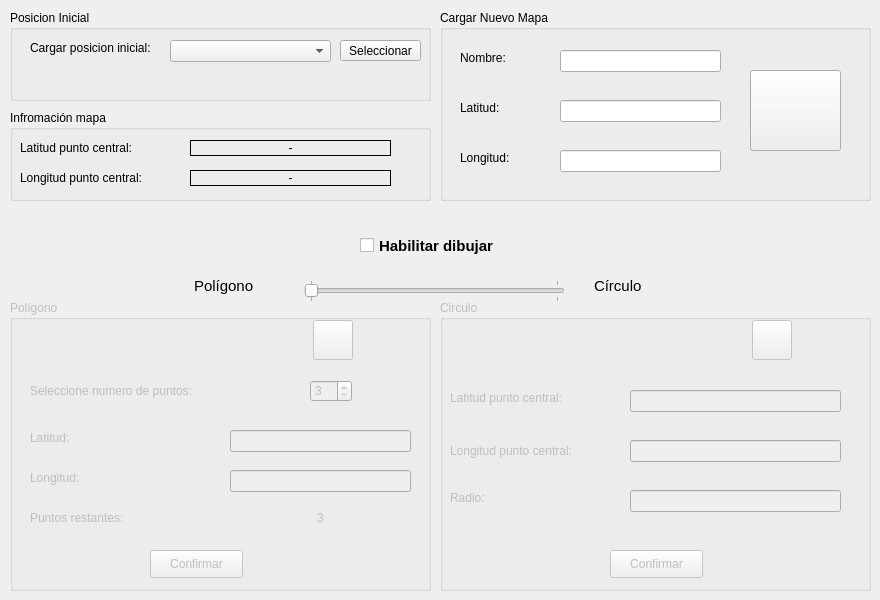
        <widget class="QWidget" name="tab_dibujar">
         <attribute name="title">
          <string>DIBUJAR</string>
         </attribute>
         <widget class="QGroupBox" name="groupBox_5">
          <property name="geometry">
           <rect>
            <x>10</x>
            <y>10</y>
            <width>421</width>
            <height>91</height>
           </rect>
          </property>
          <property name="title">
           <string>Posicion Inicial</string>
          </property>
          <widget class="QPushButton" name="bt_seleccionarposini">
           <property name="geometry">
            <rect>
             <x>330</x>
             <y>30</y>
             <width>81</width>
             <height>21</height>
            </rect>
           </property>
           <property name="text">
            <string>Seleccionar</string>
           </property>
          </widget>
          <widget class="QLabel" name="label">
           <property name="geometry">
            <rect>
             <x>20</x>
             <y>30</y>
             <width>161</width>
             <height>16</height>
            </rect>
           </property>
           <property name="text">
            <string>Cargar posicion inicial:</string>
           </property>
          </widget>
          <widget class="QComboBox" name="combo_posiciones">
           <property name="geometry">
            <rect>
             <x>160</x>
             <y>30</y>
             <width>161</width>
             <height>22</height>
            </rect>
           </property>
          </widget>
         </widget>
         <widget class="QGroupBox" name="groupBox_7">
          <property name="geometry">
           <rect>
            <x>440</x>
            <y>10</y>
            <width>431</width>
            <height>191</height>
           </rect>
          </property>
          <property name="title">
           <string>Cargar Nuevo Mapa</string>
          </property>
          <widget class="QLineEdit" name="ln_nombrezona">
           <property name="geometry">
            <rect>
             <x>120</x>
             <y>40</y>
             <width>161</width>
             <height>22</height>
            </rect>
           </property>
           <property name="toolTip">
            <string>Escriba el nombre del Mapa</string>
           </property>
          </widget>
          <widget class="QPushButton" name="bt_guardarzona">
           <property name="geometry">
            <rect>
             <x>310</x>
             <y>60</y>
             <width>91</width>
             <height>81</height>
            </rect>
           </property>
           <property name="text">
            <string/>
           </property>
           <property name="icon">
            <iconset>
             <normaloff>../Imagenes/save.png</normaloff>../Imagenes/save.png</iconset>
           </property>
           <property name="iconSize">
            <size>
             <width>60</width>
             <height>60</height>
            </size>
           </property>
          </widget>
          <widget class="QLabel" name="label_21">
           <property name="geometry">
            <rect>
             <x>20</x>
             <y>140</y>
             <width>71</width>
             <height>16</height>
            </rect>
           </property>
           <property name="text">
            <string>Longitud:</string>
           </property>
          </widget>
          <widget class="QLineEdit" name="ln_latitudini">
           <property name="geometry">
            <rect>
             <x>120</x>
             <y>90</y>
             <width>161</width>
             <height>22</height>
            </rect>
           </property>
           <property name="toolTip">
            <string>Seleccione latirud punto central</string>
           </property>
          </widget>
          <widget class="QLabel" name="label_19">
           <property name="geometry">
            <rect>
             <x>20</x>
             <y>40</y>
             <width>71</width>
             <height>16</height>
            </rect>
           </property>
           <property name="text">
            <string>Nombre:</string>
           </property>
          </widget>
          <widget class="QLabel" name="label_20">
           <property name="geometry">
            <rect>
             <x>20</x>
             <y>90</y>
             <width>71</width>
             <height>16</height>
            </rect>
           </property>
           <property name="text">
            <string>Latitud:</string>
           </property>
          </widget>
          <widget class="QLineEdit" name="ln_longitudini">
           <property name="geometry">
            <rect>
             <x>120</x>
             <y>140</y>
             <width>161</width>
             <height>22</height>
            </rect>
           </property>
           <property name="toolTip">
            <string>Selecicone Longitud punto central</string>
           </property>
          </widget>
         </widget>
         <widget class="QGroupBox" name="gb_infoMapa">
          <property name="geometry">
           <rect>
            <x>10</x>
            <y>110</y>
            <width>421</width>
            <height>91</height>
           </rect>
          </property>
          <property name="title">
           <string>Infromación mapa</string>
          </property>
          <widget class="QLabel" name="label_23">
           <property name="geometry">
            <rect>
             <x>10</x>
             <y>30</y>
             <width>131</width>
             <height>16</height>
            </rect>
           </property>
           <property name="text">
            <string>Latitud punto central:</string>
           </property>
          </widget>
          <widget class="QLabel" name="label_26">
           <property name="geometry">
            <rect>
             <x>10</x>
             <y>60</y>
             <width>131</width>
             <height>16</height>
            </rect>
           </property>
           <property name="text">
            <string>Longitud punto central:</string>
           </property>
          </widget>
          <widget class="QLabel" name="lb_lat">
           <property name="geometry">
            <rect>
             <x>180</x>
             <y>30</y>
             <width>201</width>
             <height>16</height>
            </rect>
           </property>
           <property name="frameShape">
            <enum>QFrame::Box</enum>
           </property>
           <property name="frameShadow">
            <enum>QFrame::Plain</enum>
           </property>
           <property name="lineWidth">
            <number>1</number>
           </property>
           <property name="text">
            <string>-</string>
           </property>
           <property name="alignment">
            <set>Qt::AlignCenter</set>
           </property>
          </widget>
          <widget class="QLabel" name="lb_lat_2">
           <property name="geometry">
            <rect>
             <x>180</x>
             <y>60</y>
             <width>201</width>
             <height>16</height>
            </rect>
           </property>
           <property name="frameShape">
            <enum>QFrame::Box</enum>
           </property>
           <property name="lineWidth">
            <number>1</number>
           </property>
           <property name="text">
            <string>-</string>
           </property>
           <property name="alignment">
            <set>Qt::AlignCenter</set>
           </property>
          </widget>
         </widget>
         <widget class="QGroupBox" name="gb_poligono">
          <property name="enabled">
           <bool>false</bool>
          </property>
          <property name="geometry">
           <rect>
            <x>10</x>
            <y>300</y>
            <width>421</width>
            <height>291</height>
           </rect>
          </property>
          <property name="title">
           <string>Polígono</string>
          </property>
          <widget class="QPushButton" name="bt_clearPoligono">
           <property name="geometry">
            <rect>
             <x>303</x>
             <y>20</y>
             <width>40</width>
             <height>40</height>
            </rect>
           </property>
           <property name="text">
            <string/>
           </property>
           <property name="icon">
            <iconset>
             <normaloff>../Imagenes/clear.png</normaloff>../Imagenes/clear.png</iconset>
           </property>
           <property name="iconSize">
            <size>
             <width>37</width>
             <height>30</height>
            </size>
           </property>
          </widget>
          <widget class="QLabel" name="label_58">
           <property name="geometry">
            <rect>
             <x>20</x>
             <y>83</y>
             <width>181</width>
             <height>16</height>
            </rect>
           </property>
           <property name="text">
            <string>Seleccione numero de puntos:</string>
           </property>
          </widget>
          <widget class="QSpinBox" name="sp_numeroPuntos">
           <property name="geometry">
            <rect>
             <x>300</x>
             <y>80</y>
             <width>42</width>
             <height>22</height>
            </rect>
           </property>
           <property name="minimum">
            <number>3</number>
           </property>
          </widget>
          <widget class="QLabel" name="label_59">
           <property name="geometry">
            <rect>
             <x>20</x>
             <y>130</y>
             <width>55</width>
             <height>16</height>
            </rect>
           </property>
           <property name="text">
            <string>Latitud:</string>
           </property>
          </widget>
          <widget class="QLabel" name="label_60">
           <property name="geometry">
            <rect>
             <x>20</x>
             <y>170</y>
             <width>55</width>
             <height>16</height>
            </rect>
           </property>
           <property name="text">
            <string>Longitud:</string>
           </property>
          </widget>
          <widget class="QLineEdit" name="ln_latPoligono">
           <property name="geometry">
            <rect>
             <x>220</x>
             <y>130</y>
             <width>181</width>
             <height>22</height>
            </rect>
           </property>
          </widget>
          <widget class="QLineEdit" name="ln_longPoligono">
           <property name="geometry">
            <rect>
             <x>220</x>
             <y>170</y>
             <width>181</width>
             <height>22</height>
            </rect>
           </property>
          </widget>
          <widget class="QPushButton" name="bt_confirmarPuntoPoligono">
           <property name="geometry">
            <rect>
             <x>140</x>
             <y>250</y>
             <width>93</width>
             <height>28</height>
            </rect>
           </property>
           <property name="text">
            <string>Confirmar</string>
           </property>
          </widget>
          <widget class="QLabel" name="label_63">
           <property name="geometry">
            <rect>
             <x>20</x>
             <y>210</y>
             <width>111</width>
             <height>16</height>
            </rect>
           </property>
           <property name="text">
            <string>Puntos restantes:</string>
           </property>
          </widget>
          <widget class="QLabel" name="lb_puntosRestantesPoligono">
           <property name="geometry">
            <rect>
             <x>220</x>
             <y>210</y>
             <width>181</width>
             <height>16</height>
            </rect>
           </property>
           <property name="text">
            <string>3</string>
           </property>
           <property name="alignment">
            <set>Qt::AlignCenter</set>
           </property>
          </widget>
         </widget>
         <widget class="QGroupBox" name="gb_circulo">
          <property name="enabled">
           <bool>false</bool>
          </property>
          <property name="geometry">
           <rect>
            <x>440</x>
            <y>300</y>
            <width>431</width>
            <height>291</height>
           </rect>
          </property>
          <property name="title">
           <string>Circulo</string>
          </property>
          <widget class="QLabel" name="label_27">
           <property name="geometry">
            <rect>
             <x>10</x>
             <y>90</y>
             <width>131</width>
             <height>16</height>
            </rect>
           </property>
           <property name="text">
            <string>Latitud punto central:</string>
           </property>
          </widget>
          <widget class="QLabel" name="label_28">
           <property name="geometry">
            <rect>
             <x>10</x>
             <y>143</y>
             <width>131</width>
             <height>16</height>
            </rect>
           </property>
           <property name="text">
            <string>Longitud punto central:</string>
           </property>
          </widget>
          <widget class="QLineEdit" name="ln_lat_puntoCentral">
           <property name="geometry">
            <rect>
             <x>190</x>
             <y>90</y>
             <width>211</width>
             <height>22</height>
            </rect>
           </property>
          </widget>
          <widget class="QLineEdit" name="ln_long_puntoCentral">
           <property name="geometry">
            <rect>
             <x>190</x>
             <y>140</y>
             <width>211</width>
             <height>22</height>
            </rect>
           </property>
          </widget>
          <widget class="QPushButton" name="bt_confirmarCirculo">
           <property name="geometry">
            <rect>
             <x>170</x>
             <y>250</y>
             <width>93</width>
             <height>28</height>
            </rect>
           </property>
           <property name="text">
            <string>Confirmar</string>
           </property>
          </widget>
          <widget class="QLabel" name="label_57">
           <property name="geometry">
            <rect>
             <x>10</x>
             <y>190</y>
             <width>131</width>
             <height>16</height>
            </rect>
           </property>
           <property name="text">
            <string>Radio:</string>
           </property>
          </widget>
          <widget class="QLineEdit" name="ln_radioCirculo">
           <property name="geometry">
            <rect>
             <x>190</x>
             <y>190</y>
             <width>211</width>
             <height>22</height>
            </rect>
           </property>
          </widget>
          <widget class="QPushButton" name="bt_clearCirculo">
           <property name="geometry">
            <rect>
             <x>312</x>
             <y>20</y>
             <width>40</width>
             <height>40</height>
            </rect>
           </property>
           <property name="text">
            <string/>
           </property>
           <property name="icon">
            <iconset>
             <normaloff>../Imagenes/clear.png</normaloff>../Imagenes/clear.png</iconset>
           </property>
           <property name="iconSize">
            <size>
             <width>37</width>
             <height>30</height>
            </size>
           </property>
          </widget>
         </widget>
         <widget class="QSlider" name="slider_tipoPoligono">
          <property name="enabled">
           <bool>false</bool>
          </property>
          <property name="geometry">
           <rect>
            <x>304</x>
            <y>280</y>
            <width>261</width>
            <height>22</height>
           </rect>
          </property>
          <property name="maximum">
           <number>100</number>
          </property>
          <property name="singleStep">
           <number>100</number>
          </property>
          <property name="pageStep">
           <number>100</number>
          </property>
          <property name="value">
           <number>0</number>
          </property>
          <property name="sliderPosition">
           <number>0</number>
          </property>
          <property name="tracking">
           <bool>true</bool>
          </property>
          <property name="orientation">
           <enum>Qt::Horizontal</enum>
          </property>
          <property name="invertedAppearance">
           <bool>false</bool>
          </property>
          <property name="invertedControls">
           <bool>false</bool>
          </property>
          <property name="tickPosition">
           <enum>QSlider::TicksBothSides</enum>
          </property>
         </widget>
         <widget class="QLabel" name="label_61">
          <property name="geometry">
           <rect>
            <x>194</x>
            <y>270</y>
            <width>101</width>
            <height>31</height>
           </rect>
          </property>
          <property name="font">
           <font>
            <pointsize>11</pointsize>
           </font>
          </property>
          <property name="text">
           <string>Polígono</string>
          </property>
         </widget>
         <widget class="QLabel" name="label_62">
          <property name="geometry">
           <rect>
            <x>594</x>
            <y>270</y>
            <width>101</width>
            <height>31</height>
           </rect>
          </property>
          <property name="font">
           <font>
            <pointsize>11</pointsize>
           </font>
          </property>
          <property name="text">
           <string>Círculo</string>
          </property>
         </widget>
         <widget class="QCheckBox" name="ck_habDibujo">
          <property name="geometry">
           <rect>
            <x>360</x>
            <y>230</y>
            <width>181</width>
            <height>31</height>
           </rect>
          </property>
          <property name="font">
           <font>
            <pointsize>11</pointsize>
            <weight>75</weight>
            <bold>true</bold>
           </font>
          </property>
          <property name="text">
           <string>Habilitar dibujar</string>
          </property>
         </widget>
        </widget>
